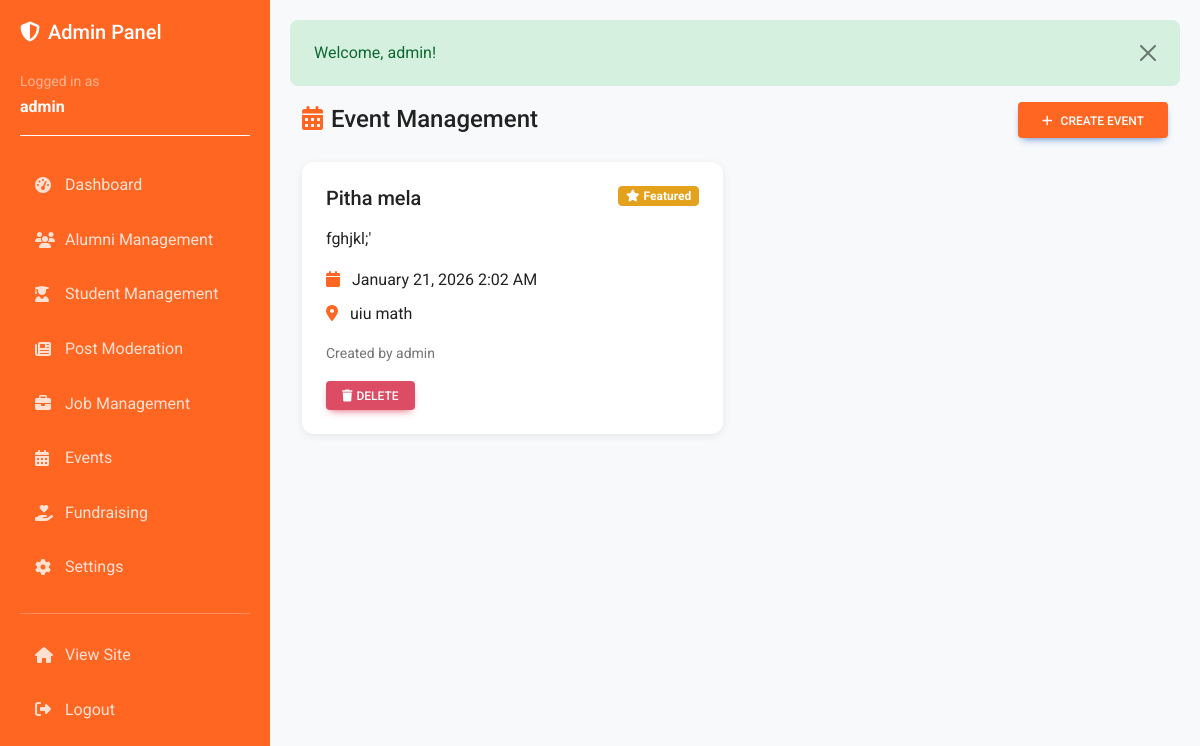
The app's page /admin/events.php (signed in) with its own data.
### tables this page shows
CREATE TABLE `events` (
  `id` int(11) NOT NULL,
  `title` varchar(255) NOT NULL,
  `description` text NOT NULL,
  `event_date` datetime NOT NULL,
  `venue` varchar(255) DEFAULT NULL,
  `created_by` int(11) NOT NULL,
  `is_featured` tinyint(1) DEFAULT 0,
  `created_at` timestamp NOT NULL DEFAULT current_timestamp()
);

### includes/functions.php (called while the page is built, shortened)
<?php
function getCurrentAdmin() {
    $db = getDB();
    $stmt = $db->prepare("SELECT * FROM admin WHERE id = ?");
    $stmt->bind_param("i", $_SESSION['admin_id']);
    $stmt->execute();
    $result = $stmt->get_result();
    return $result->fetch_assoc();
}
function getFlashMessage() {
    if (isset($_SESSION['flash_message'])) {
        $message = $_SESSION['flash_message'];
        $type = $_SESSION['flash_type'] ?? 'info';
        return ['message' => $message, 'type' => $type];
    }
    return null;
}
?>

### admin/events.php (the view, shortened to what this page needs)
<?php
require_once __DIR__ . '/../includes/admin_header.php';
$db = getDB();
$events = $db->query("SELECT e.*, a.username as created_by_name
                      FROM events e
                      JOIN admin a ON e.created_by = a.id
                      ORDER BY e.event_date DESC");
?>
<div class="container-fluid">
    <div class="d-flex justify-content-between align-items-center mb-4">
        <h4 class="mb-0">
            <i class="fas fa-calendar-alt me-2 text-primary"></i>Event Management
        </h4>
        <button type="button" class="btn btn-primary" data-mdb-toggle="modal" data-mdb-target="#createEventModal">
            <i class="fas fa-plus me-2"></i>Create Event
        </button>
    </div>
    <?php if ($events->num_rows > 0): ?>
        <div class="row">
            <?php while ($event = $events->fetch_assoc()): ?>
                <div class="col-lg-6 mb-4">
                    <div class="card">
                        <div class="card-body">
                            <div class="d-flex justify-content-between align-items-start mb-3">
                                <h5 class="mb-0"><?php echo htmlspecialchars($event['title']); ?></h5>
                                <?php if ($event['is_featured']): ?>
                                    <span class="badge bg-warning">
                                        <i class="fas fa-star me-1"></i>Featured
                                    </span>
                                <?php endif; ?>
                            </div>
                            <p class="mb-3"><?php echo nl2br(htmlspecialchars($event['description'])); ?></p>
                            <div class="mb-2">
                                <i class="fas fa-calendar me-2 text-primary"></i>
                                <?php echo date('F j, Y g:i A', strtotime($event['event_date'])); ?>
                            </div>
                            <?php if ($event['venue']): ?>
                                <div class="mb-3">
                                    <i class="fas fa-map-marker-alt me-2 text-primary"></i>
                                    <?php echo htmlspecialchars($event['venue']); ?>
                                </div>
                            <?php endif; ?>
                            <div class="text-muted small mb-3">
                                Created by <?php echo htmlspecialchars($event['created_by_name']); ?>
                            </div>
                            <form method="POST">
                                <button type="submit" name="delete_event" class="btn btn-danger btn-sm"
                                        onclick="return confirm('Delete this event?')">
                                    <i class="fas fa-trash me-1"></i>Delete
                                </button>
                            </form>
                        </div>
                    </div>
                </div>
            <?php endwhile; ?>
        </div>
    <?php endif; ?>
</div>
<?php require_once __DIR__ . '/../includes/admin_footer.php'; ?>

### includes/admin_header.php (shortened to what this page needs)
<?php
require_once __DIR__ . '/functions.php';
$currentAdmin = getCurrentAdmin();
?>
<!DOCTYPE html>
<html lang="en">
<head>
    <link rel="stylesheet" href="https://cdnjs.cloudflare.com/ajax/libs/font-awesome/6.4.0/css/all.min.css">
    <link href="https://cdnjs.cloudflare.com/ajax/libs/mdb-ui-kit/6.4.0/mdb.min.css" rel="stylesheet">
    <link rel="stylesheet" href="<?php echo SITE_URL; ?>/assets/css/style.css">
</head>
<body>
    <div class="admin-sidebar">
        <h5 class="text-white mb-4">
            <i class="fas fa-shield-alt me-2"></i>Admin Panel
        </h5>
        <div class="mb-4 pb-3 border-bottom border-light">
            <small class="text-white-50">Logged in as</small>
            <div class="fw-bold"><?php echo htmlspecialchars($currentAdmin['username']); ?></div>
        </div>
        <nav class="nav flex-column">
            <a class="nav-link" href="<?php echo SITE_URL; ?>/admin/dashboard.php">
                <i class="fas fa-tachometer-alt"></i>Dashboard
            </a>
            <a class="nav-link" href="<?php echo SITE_URL; ?>/admin/users.php">
                <i class="fas fa-users"></i>Alumni Management
            </a>
            <a class="nav-link" href="<?php echo SITE_URL; ?>/admin/students.php">
                <i class="fas fa-user-graduate"></i>Student Management
            </a>
            <a class="nav-link" href="<?php echo SITE_URL; ?>/admin/posts.php">
                <i class="fas fa-newspaper"></i>Post Moderation
            </a>
            <a class="nav-link" href="<?php echo SITE_URL; ?>/admin/jobs.php">
                <i class="fas fa-briefcase"></i>Job Management
            </a>
            <a class="nav-link" href="<?php echo SITE_URL; ?>/admin/events.php">
                <i class="fas fa-calendar-alt"></i>Events
            </a>
            <a class="nav-link" href="<?php echo SITE_URL; ?>/admin/fundraisers.php">
                <i class="fas fa-hand-holding-heart"></i>Fundraising
            </a>
            <a class="nav-link" href="<?php echo SITE_URL; ?>/admin/settings.php">
                <i class="fas fa-cog"></i>Settings
            </a>
            <hr class="bg-light my-3">
            <a class="nav-link" href="<?php echo SITE_URL; ?>">
                <i class="fas fa-home"></i>View Site
            </a>
            <a class="nav-link" href="<?php echo SITE_URL; ?>/admin/logout.php">
                <i class="fas fa-sign-out-alt"></i>Logout
            </a>
        </nav>
    </div>
    <div class="admin-content">
        <?php
        $flash = getFlashMessage();
        if ($flash):
            $alertClass = match($flash['type']) {
                'success' => 'alert-success',
                'error' => 'alert-danger',
                'warning' => 'alert-warning',
                default => 'alert-info'
            };
        ?>
            <div class="alert <?php echo $alertClass; ?> alert-dismissible fade show" role="alert">
                <?php echo htmlspecialchars($flash['message']); ?>
                <button type="button" class="btn-close" data-mdb-dismiss="alert"></button>
            </div>
        <?php endif; ?>

### assets/css/style.css (style rules this page uses)
:root { --primary-color: #FF6622; --secondary-color: #FFFFFF; --text-color: #222222; --accent-color: #E65100; --bg-light: #f8f9fa; --border-color: #dee2e6; }
* { margin: 0; padding: 0; box-sizing: border-box; }
body { font-family: 'Roboto', sans-serif; color: var(--text-color); background-color: var(--bg-light); line-height: 1.6; }
h1, h2, h3, h4, h5, h6 { font-weight: 500; color: var(--text-color); }
a { text-decoration: none; transition: all 0.3s ease; }
.btn-primary { background-color: var(--primary-color) !important; border-color: var(--primary-color) !important; color: white !important; }
.card { border: none; border-radius: 12px; box-shadow: 0 2px 8px rgba(0,0,0,0.08); transition: transform 0.3s ease, box-shadow 0.3s ease; margin-bottom: 20px; }
.text-primary { color: var(--primary-color) !important; }

### records on screen
events: title "Pitha mela", is_featured 1 (drawn), description "fghjkl;'", event_date "January 21, 2026 2:02 AM", venue "uiu math", created_by.username "admin"

### other values on screen
$currentAdmin['username'] "admin"
$flash['message'] "Welcome, admin!"
